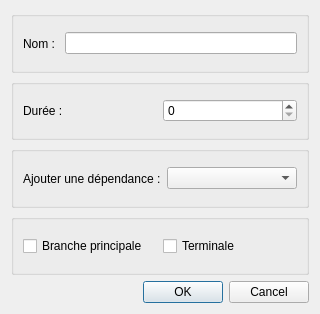
<?xml version="1.0" encoding="UTF-8"?>
<ui version="4.0">
 <class>addTasks</class>
 <widget class="QDialog" name="addTasks">
  <property name="geometry">
   <rect>
    <x>0</x>
    <y>0</y>
    <width>320</width>
    <height>314</height>
   </rect>
  </property>
  <property name="windowTitle">
   <string>Dialog</string>
  </property>
  <layout class="QVBoxLayout" name="verticalLayout">
   <item>
    <widget class="QGroupBox" name="groupBox">
     <property name="title">
      <string/>
     </property>
     <layout class="QHBoxLayout" name="horizontalLayout_2">
      <item>
       <widget class="QLabel" name="label">
        <property name="text">
         <string>Nom : </string>
        </property>
       </widget>
      </item>
      <item>
       <widget class="QLineEdit" name="nameString"/>
      </item>
     </layout>
    </widget>
   </item>
   <item>
    <widget class="QGroupBox" name="groupBox_2">
     <property name="title">
      <string/>
     </property>
     <layout class="QHBoxLayout" name="horizontalLayout_3">
      <item>
       <widget class="QLabel" name="label_2">
        <property name="text">
         <string>Durée : </string>
        </property>
       </widget>
      </item>
      <item>
       <widget class="QSpinBox" name="durationInt"/>
      </item>
     </layout>
    </widget>
   </item>
   <item>
    <widget class="QGroupBox" name="groupBox_3">
     <property name="title">
      <string/>
     </property>
     <layout class="QHBoxLayout" name="horizontalLayout_4">
      <item>
       <widget class="QLabel" name="label_3">
        <property name="text">
         <string>Ajouter une dépendance :</string>
        </property>
       </widget>
      </item>
      <item>
       <widget class="QComboBox" name="dependanceBox"/>
      </item>
     </layout>
    </widget>
   </item>
   <item>
    <widget class="QGroupBox" name="groupBox_4">
     <property name="title">
      <string/>
     </property>
     <layout class="QHBoxLayout" name="horizontalLayout_5">
      <item>
       <widget class="QCheckBox" name="isPrincipale">
        <property name="text">
         <string>Branche principale</string>
        </property>
       </widget>
      </item>
      <item>
       <widget class="QCheckBox" name="isTerminal">
        <property name="text">
         <string>Terminale</string>
        </property>
       </widget>
      </item>
     </layout>
    </widget>
   </item>
   <item>
    <widget class="QDialogButtonBox" name="buttonBox">
     <property name="orientation">
      <enum>Qt::Horizontal</enum>
     </property>
     <property name="standardButtons">
      <set>QDialogButtonBox::Cancel|QDialogButtonBox::Ok</set>
     </property>
    </widget>
   </item>
  </layout>
 </widget>
 <resources/>
 <connections>
  <connection>
   <sender>buttonBox</sender>
   <signal>accepted()</signal>
   <receiver>addTasks</receiver>
   <slot>accept()</slot>
   <hints>
    <hint type="sourcelabel">
     <x>248</x>
     <y>254</y>
    </hint>
    <hint type="destinationlabel">
     <x>157</x>
     <y>274</y>
    </hint>
   </hints>
  </connection>
  <connection>
   <sender>buttonBox</sender>
   <signal>rejected()</signal>
   <receiver>addTasks</receiver>
   <slot>reject()</slot>
   <hints>
    <hint type="sourcelabel">
     <x>316</x>
     <y>260</y>
    </hint>
    <hint type="destinationlabel">
     <x>286</x>
     <y>274</y>
    </hint>
   </hints>
  </connection>
 </connections>
</ui>
